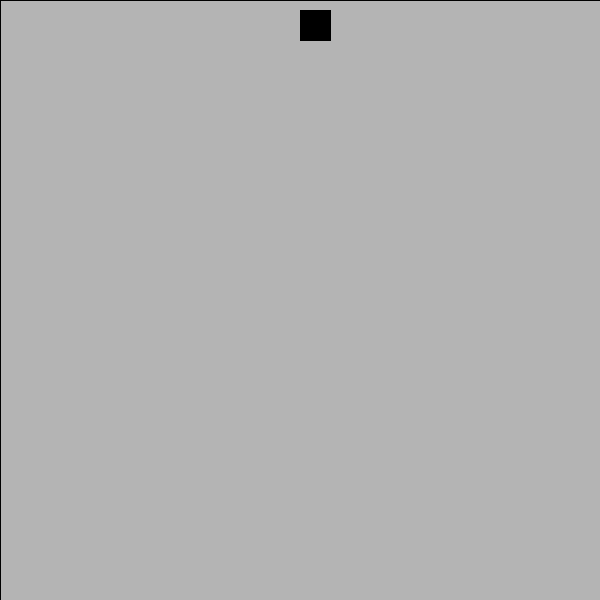
Frame 1 (no input)
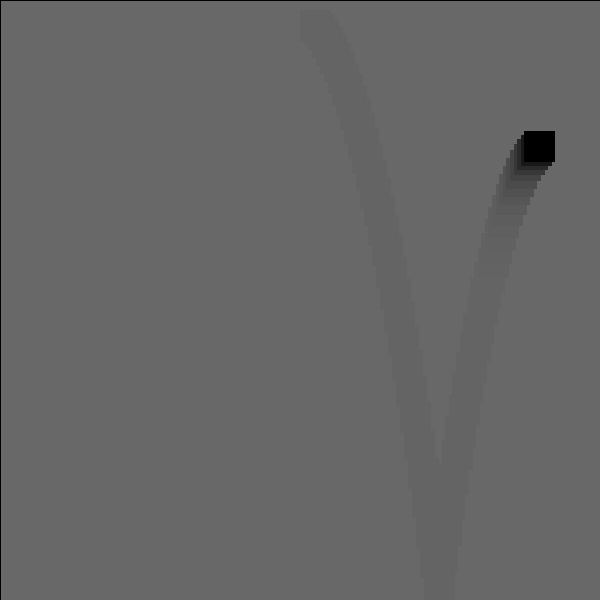
Frame 60 (the mouse pressed at the canvas centre just before this capture)
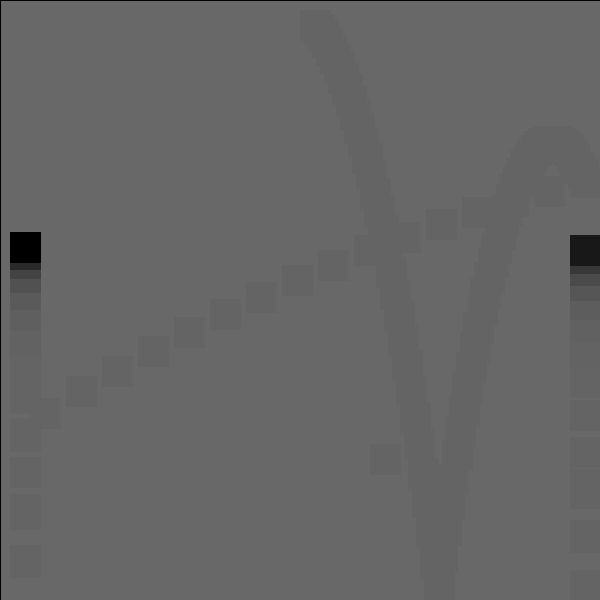
Frame 120 (the mouse held since frame 60 and released just before this capture)

The Processing sketch that drew these frames (run headless with seeded random() and noise(); from frame 60 on, the mouse is pressed at the canvas centre):

// Processing sketch: processing_144970
// ── processing_144970.pde

// Konkuk University
// Department of Dynamic Media
// SOS iDesign
// Name: JANG jin seon
// ID: 201420105

float speedX, speedY;
float objectX, objectY, objectWidth, objectHeight;


float GRAVITY = 0.9;

float DAMPING = 0.9;


float FRICTION = 0.9;

void setup() {
  size(600, 600);

  objectX = width/2;
  objectY = 10;

  objectWidth = 30;
  objectHeight = objectWidth;

  speedX = 4;
  speedY = 4;
}

void draw() {



  fill(100, 60);
  rect(0, 0, width, height);

  drawObject();
  adjustForGravity();
  updateObjectLocation();
  checkForCollision();
}


void drawObject() {
  fill(0);
  rect(objectX, objectY, objectWidth, objectHeight);
}


void updateObjectLocation() {
  objectX = objectX + speedX;
  objectY = objectY + speedY;
}


void adjustForGravity() {
  speedY = speedY + GRAVITY;
}


void checkForCollision() {


  if (objectX > width - objectWidth) {
    objectX = width - objectWidth;
    speedX = -10 * speedX;
  }

  else if (objectX < 0) {
    objectX = 10;
    speedX = -10 * speedX;
  }


  if (objectY > height - objectHeight) {
    objectY = height - objectHeight;
    speedY = -1 * speedY;
    speedY = DAMPING * speedY;
    speedX = FRICTION * speedX;
  }
}
